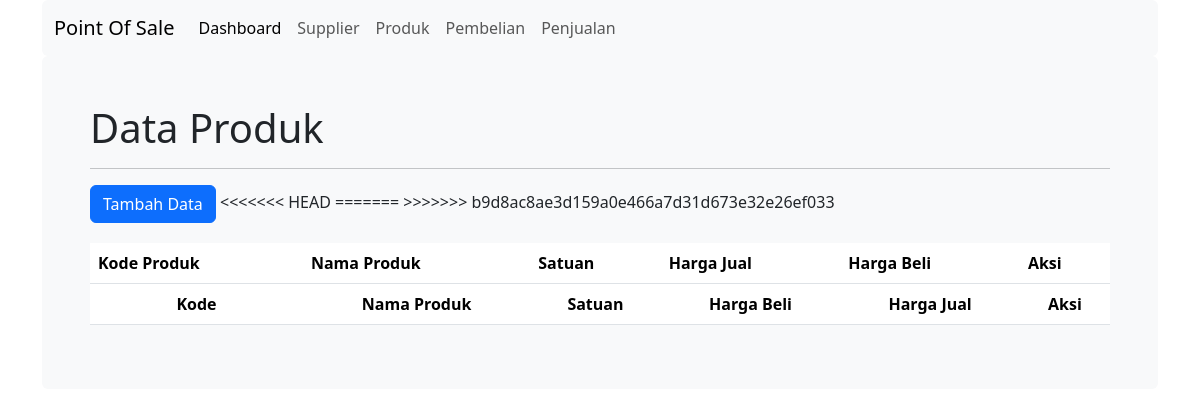
/index.php?menu=produk, run on an earlier commit of the app's database.
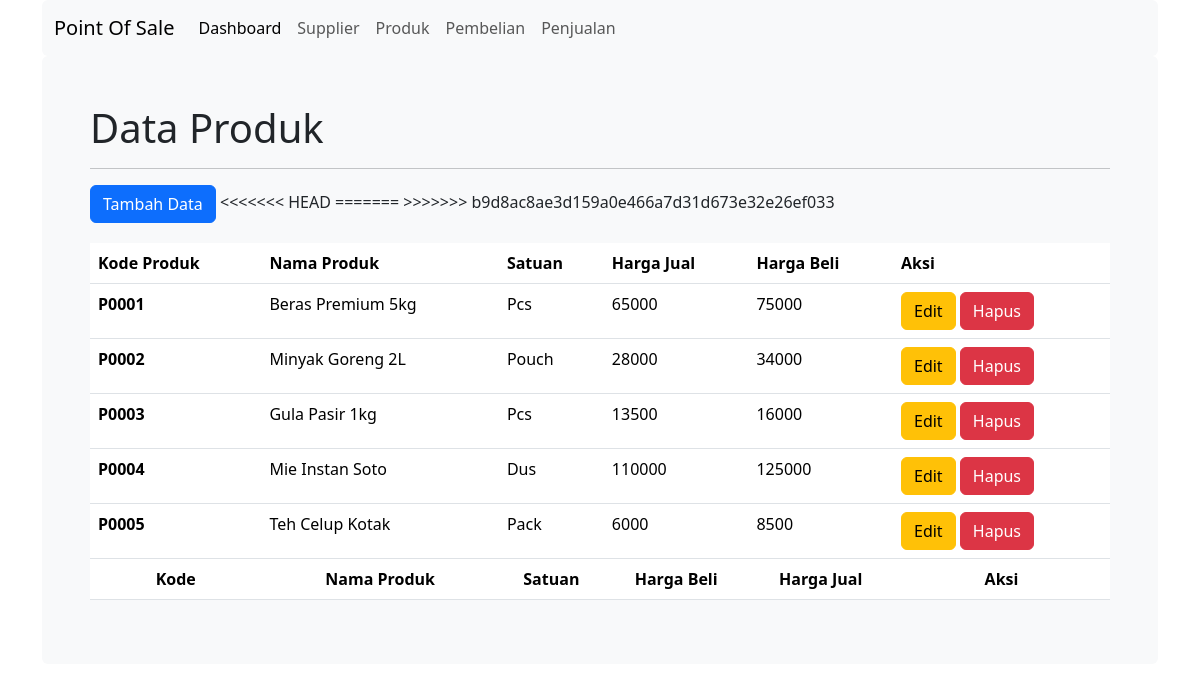
And on a later commit of the database.
### tables this page shows
CREATE TABLE IF NOT EXISTS `produk` (
  `id` varchar(6) NOT NULL,
  `nama` varchar(50) NOT NULL,
  `satuan` varchar(10) NOT NULL,
  `hargabeli` double NOT NULL,
  `hargajual` double NOT NULL,
  PRIMARY KEY (`id`)
);

### pages/produk/index.php (the view, shortened to what this page needs)
<div>
    <div class="bg-body-tertiary p-5 rounded">
        <div class="col-sm-12 mx-auto">
            <h1>Data Produk</h1>
            <hr>
            <button type="button" class="btn btn-primary" onclick="add()">
                Tambah Data
            </button>
            <table class="table" style="margin-top: 20px;">
                <thead>
                    <tr>
                        <th scope="col">Kode Produk</th>
                        <th scope="col">Nama Produk</th>
                        <th scope="col">Satuan</th>
                        <th scope="col">Harga Jual</th>
                         <th scope="col">Harga Beli</th>
                        <th scope="col">Aksi</th>
                    </tr>
                </thead>
                <tbody>
                    <?php
                    $query = mysqli_query($conn, "select * from produk");
                    while ($row = mysqli_fetch_assoc($query)) {
                    ?>
                        <tr>
                            <th><?php echo $row['id'] ?></th>
                            <td><?php echo $row['nama'] ?></td>
                            <td><?php echo $row['satuan'] ?></td>
                            <td><?php echo $row['hargabeli'] ?></td>
                            <td><?php echo $row['hargajual'] ?></td>
                            <td>
                                <button type="button" class="btn btn-warning" onclick="edit()">
                                    Edit
                                </button>
                                <button type="button" class="btn btn-danger">
                                    Hapus
                                </button>
                            </td>
                        </tr>
                    <?php
                    }
                    ?>
                        <th scope="col" style="text-align: center;">Kode</th>
                        <th scope="col" style="text-align: center;">Nama Produk</th>
                        <th scope="col" style="text-align: center;">Satuan</th>
                        <th scope="col" style="text-align: center;">Harga Beli</th>
                        <th scope="col" style="text-align: center;">Harga Jual</th>
                        <th scope="col" style="text-align: center;">Aksi</th>
            </table>
        </div>
    </div>
</div>

What changed in the data, as far as the page shows it:
added produk: id "P0001", nama "Beras Premium 5kg", satuan "Pcs", hargabeli "65000", hargajual "75000"
added produk: id "P0002", nama "Minyak Goreng 2L", satuan "Pouch", hargabeli "28000", hargajual "34000"
added produk: id "P0003", nama "Gula Pasir 1kg", satuan "Pcs", hargabeli "13500", hargajual "16000"
added produk: id "P0004", nama "Mie Instan Soto", satuan "Dus", hargabeli "110000", hargajual "125000"
added produk: id "P0005", nama "Teh Celup Kotak", satuan "Pack", hargabeli "6000", hargajual "8500"
